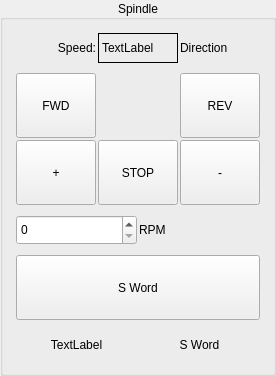
             <widget class="QGroupBox" name="groupBox_6">
              <property name="minimumSize">
               <size>
                <width>245</width>
                <height>285</height>
               </size>
              </property>
              <property name="title">
               <string>Spindle</string>
              </property>
              <property name="alignment">
               <set>Qt::AlignCenter</set>
              </property>
              <layout class="QVBoxLayout" name="verticalLayout_29">
               <item>
                <layout class="QHBoxLayout" name="horizontalLayout_41">
                 <property name="spacing">
                  <number>2</number>
                 </property>
                 <property name="leftMargin">
                  <number>2</number>
                 </property>
                 <property name="topMargin">
                  <number>2</number>
                 </property>
                 <property name="rightMargin">
                  <number>2</number>
                 </property>
                 <property name="bottomMargin">
                  <number>2</number>
                 </property>
                 <item>
                  <widget class="QLabel" name="label_22">
                   <property name="minimumSize">
                    <size>
                     <width>50</width>
                     <height>30</height>
                    </size>
                   </property>
                   <property name="text">
                    <string>Speed:</string>
                   </property>
                   <property name="alignment">
                    <set>Qt::AlignRight|Qt::AlignTrailing|Qt::AlignVCenter</set>
                   </property>
                  </widget>
                 </item>
                 <item>
                  <widget class="QLabel" name="spindle_actual_speed_lb">
                   <property name="minimumSize">
                    <size>
                     <width>65</width>
                     <height>30</height>
                    </size>
                   </property>
                   <property name="frameShape">
                    <enum>QFrame::Box</enum>
                   </property>
                   <property name="text">
                    <string>TextLabel</string>
                   </property>
                  </widget>
                 </item>
                 <item>
                  <widget class="QLabel" name="spindle_direction_0_lb">
                   <property name="minimumSize">
                    <size>
                     <width>60</width>
                     <height>30</height>
                    </size>
                   </property>
                   <property name="text">
                    <string>Direction</string>
                   </property>
                  </widget>
                 </item>
                </layout>
               </item>
               <item>
                <layout class="QGridLayout" name="gridLayout_23">
                 <property name="leftMargin">
                  <number>2</number>
                 </property>
                 <property name="topMargin">
                  <number>2</number>
                 </property>
                 <property name="rightMargin">
                  <number>2</number>
                 </property>
                 <property name="bottomMargin">
                  <number>2</number>
                 </property>
                 <property name="spacing">
                  <number>2</number>
                 </property>
                 <item row="0" column="0">
                  <widget class="QPushButton" name="spindle_fwd_pb">
                   <property name="minimumSize">
                    <size>
                     <width>65</width>
                     <height>65</height>
                    </size>
                   </property>
                   <property name="text">
                    <string>FWD</string>
                   </property>
                  </widget>
                 </item>
                 <item row="1" column="1">
                  <widget class="QPushButton" name="spindle_stop_pb">
                   <property name="minimumSize">
                    <size>
                     <width>65</width>
                     <height>65</height>
                    </size>
                   </property>
                   <property name="text">
                    <string>STOP</string>
                   </property>
                  </widget>
                 </item>
                 <item row="1" column="0">
                  <widget class="QPushButton" name="spindle_plus_pb">
                   <property name="minimumSize">
                    <size>
                     <width>65</width>
                     <height>65</height>
                    </size>
                   </property>
                   <property name="text">
                    <string>+</string>
                   </property>
                  </widget>
                 </item>
                 <item row="1" column="2">
                  <widget class="QPushButton" name="spindle_minus_pb">
                   <property name="minimumSize">
                    <size>
                     <width>65</width>
                     <height>65</height>
                    </size>
                   </property>
                   <property name="text">
                    <string>-</string>
                   </property>
                  </widget>
                 </item>
                 <item row="0" column="2">
                  <widget class="QPushButton" name="spindle_rev_pb">
                   <property name="enabled">
                    <bool>true</bool>
                   </property>
                   <property name="minimumSize">
                    <size>
                     <width>65</width>
                     <height>65</height>
                    </size>
                   </property>
                   <property name="text">
                    <string>REV</string>
                   </property>
                  </widget>
                 </item>
                </layout>
               </item>
               <item>
                <layout class="QHBoxLayout" name="horizontalLayout_42">
                 <property name="spacing">
                  <number>2</number>
                 </property>
                 <property name="leftMargin">
                  <number>2</number>
                 </property>
                 <property name="topMargin">
                  <number>2</number>
                 </property>
                 <property name="rightMargin">
                  <number>2</number>
                 </property>
                 <property name="bottomMargin">
                  <number>2</number>
                 </property>
                 <item>
                  <widget class="QSpinBox" name="spindle_speed_sb">
                   <property name="minimumSize">
                    <size>
                     <width>110</width>
                     <height>30</height>
                    </size>
                   </property>
                   <property name="maximum">
                    <number>30000</number>
                   </property>
                  </widget>
                 </item>
                 <item>
                  <widget class="QLabel" name="label_23">
                   <property name="minimumSize">
                    <size>
                     <width>60</width>
                     <height>30</height>
                    </size>
                   </property>
                   <property name="text">
                    <string>RPM</string>
                   </property>
                  </widget>
                 </item>
                </layout>
               </item>
               <item>
                <layout class="QHBoxLayout" name="horizontalLayout_43">
                 <property name="spacing">
                  <number>2</number>
                 </property>
                 <property name="leftMargin">
                  <number>2</number>
                 </property>
                 <property name="topMargin">
                  <number>2</number>
                 </property>
                 <property name="rightMargin">
                  <number>2</number>
                 </property>
                 <property name="bottomMargin">
                  <number>2</number>
                 </property>
                 <item>
                  <widget class="QPushButton" name="mdi_s_pb">
                   <property name="minimumSize">
                    <size>
                     <width>0</width>
                     <height>65</height>
                    </size>
                   </property>
                   <property name="text">
                    <string>S Word</string>
                   </property>
                  </widget>
                 </item>
                </layout>
               </item>
               <item>
                <layout class="QHBoxLayout" name="horizontalLayout_44">
                 <property name="spacing">
                  <number>2</number>
                 </property>
                 <property name="leftMargin">
                  <number>2</number>
                 </property>
                 <property name="topMargin">
                  <number>2</number>
                 </property>
                 <property name="rightMargin">
                  <number>2</number>
                 </property>
                 <property name="bottomMargin">
                  <number>2</number>
                 </property>
                 <item>
                  <widget class="QLabel" name="settings_speed_lb">
                   <property name="minimumSize">
                    <size>
                     <width>80</width>
                     <height>30</height>
                    </size>
                   </property>
                   <property name="text">
                    <string>TextLabel</string>
                   </property>
                   <property name="alignment">
                    <set>Qt::AlignCenter</set>
                   </property>
                  </widget>
                 </item>
                 <item>
                  <widget class="QLabel" name="label_38">
                   <property name="minimumSize">
                    <size>
                     <width>90</width>
                     <height>30</height>
                    </size>
                   </property>
                   <property name="text">
                    <string>S Word</string>
                   </property>
                   <property name="alignment">
                    <set>Qt::AlignCenter</set>
                   </property>
                  </widget>
                 </item>
                </layout>
               </item>
              </layout>
             </widget>
